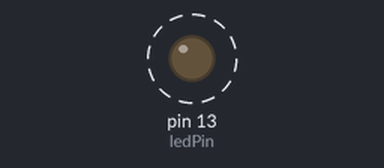
Bench run of a sketch on a simulated Arduino Uno, built with avr-gcc and run on an emulated ATmega328P. Shown: output pins drawn as LEDs (lit = HIGH). Dashed ring = blinking.

Above: at 0.06 s.
Timing chart, 0 to 3.0 s (numbered marks = the images above):
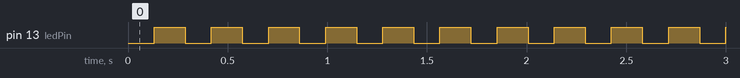

Measured:
- by itself, pin 13 (ledPin): alternates HIGH for 0.16 s and LOW for 0.13 s

The sketch:

digital_write.ino
```cpp
int x = 0;
int ledPin = 13;
void setup() {
  pinMode(ledPin, OUTPUT);
  Serial.begin(9600);
}
void loop() {
  x = x + 1;
  if (x == 30000) { // if this is true we perform the command in the brackets.
    digitalWrite(ledPin, HIGH);
  }
  if (x == 0) { // if this is true we perform the command in the brackets.
    digitalWrite(ledPin, LOW);
    x = 0;
  }
  //The serial port slows your program down so comment it out.
  //Serial.println(x);
}
```
